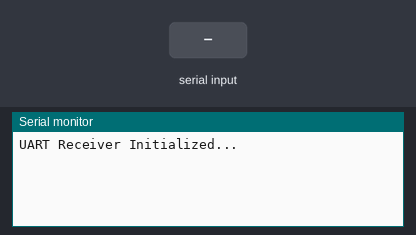
Bench run of a program on a simulated ESP32. On the bench: the last lines printed to the serial monitor. The test bench sets the inputs (shaded band).

Above: at 1.2 s.
1.3 s: "1\n" received over the second serial link
At 1.9 s:
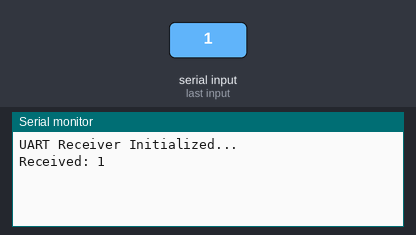
2.8 s: "0\n" received over the second serial link
At 4.0 s:
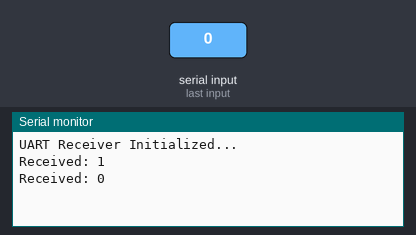
4.3 s: "2\n" received over the second serial link
At 5.4 s:
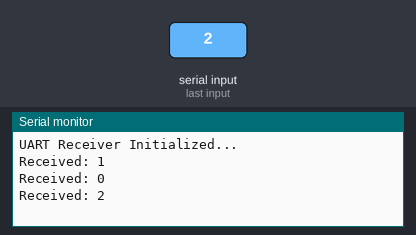

Measured:
- after the input at 1.3 s, the serial monitor: prints a new line at once (image 1)
- after the input at 2.8 s, the serial monitor: prints a new line at once (image 2)
- after the input at 4.3 s, the serial monitor: prints a new line at once (image 3)

The program:

main.cpp
```cpp
#include <Arduino.h>
#include <HardwareSerial.h>

HardwareSerial SerialUART(1); // Use UART1 (ESP32-S3)

// Define TX and RX pins (Receiver should match Sender's TX)
#define UART_RX_PIN 47
#define UART_TX_PIN 48

void setup() {
    Serial.begin(115200); // USB Serial for Serial Monitor
    SerialUART.begin(115200, SERIAL_8N1, UART_TX_PIN, UART_RX_PIN); // UART

    Serial.println("UART Receiver Initialized...");
}

void loop() {
    if (SerialUART.available()) {  // Check if data is available
        String received = SerialUART.readStringUntil('\n'); // Read until newline
        Serial.print("Received: ");
        Serial.println(received); // Print to Serial Monitor
    }
}
```
